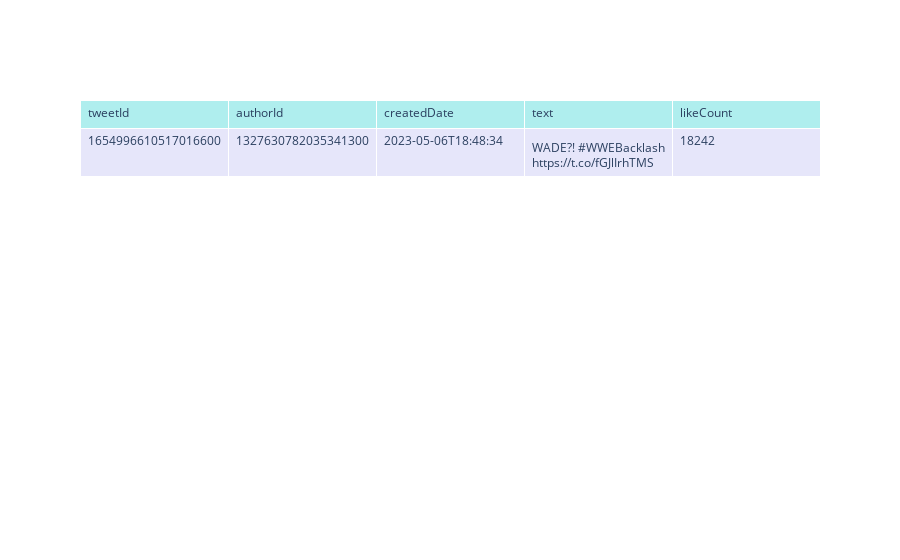

The notebook cell this image was saved under:
### Code cell
pdf = masterDf.toPandas()
pdf.rename(columns = {'publicMetrics.retweet_count':'retweetCount', 'publicMetrics.reply_count':'replyCount', 'publicMetrics.like_count':'likeCount', 'publicMetrics.quote_count':'quoteCount'}, inplace = True)
pdf['text'] = pdf['text'].astype('string')
pdf['createdDate'] = pd.to_datetime(pdf['createdDate'])

print('Building Spark Session')
spark = SparkSession.builder \
                    .master('local[1]') \
                    .appName('SparkByExamples.com') \
                    .getOrCreate()

print('Building Spark Dataframe')
dfsp = spark.createDataFrame(pdf)

df3 = dfsp.select(max ('likeCount').alias('mostLikes'))
df4 = dfsp.filter(dfsp.likeCount == df3.collect()[0][0])
import plotly.graph_objects as go
import pandas as pd

df5 = df4.distinct()
df5 = df5[['tweetId', 'authorId', 'createdDate', 'text', 'likeCount']]

pdf5 = df5.toPandas()

fig = go.Figure(data=[go.Table(
    header=dict(values=list(pdf5.columns),
                fill_color='paleturquoise',
                align='left'),
    cells=dict(values=[pdf5.tweetId, pdf5.authorId, pdf5.createdDate, pdf5.text, pdf5.likeCount],
               fill_color='lavender',
               align='left'))
])

fig.show()

### Figure 1 — Plotly figure (JSON) as saved in the notebook; plotly's stock layout.template omitted (floating-point values rounded to 4 significant figures)
{"data": [{"cells": {"align": "left", "fill": {"color": "lavender"}, "values": [[1654996610517016600], [1327630782035341300], ["2023-05-06T18:48:34"], ["WADE?!\n#WWEBacklash https://t.co/fGJlIrhTMS"], [18242]]}, "header": {"align": "left", "fill": {"color": "paleturquoise"}, "values": ["tweetId", "authorId", "createdDate", "text", "likeCount"]}, "type": "table"}], "layout": {}}
